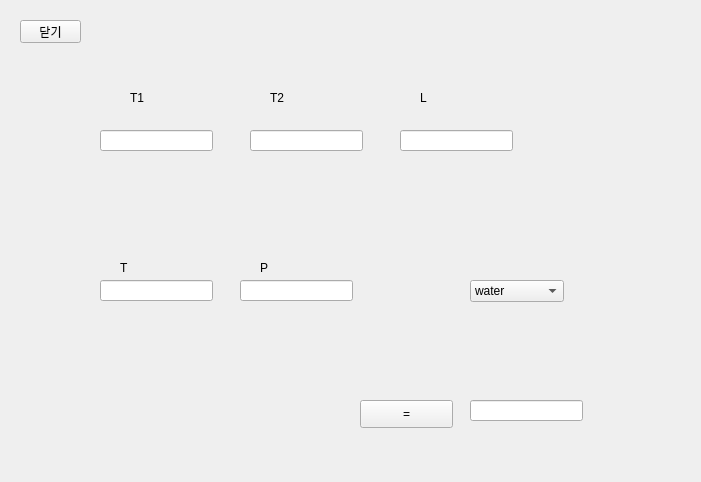
<?xml version="1.0" encoding="UTF-8"?>
<ui version="4.0">
 <class>Form</class>
 <widget class="QWidget" name="Form">
  <property name="geometry">
   <rect>
    <x>0</x>
    <y>0</y>
    <width>701</width>
    <height>482</height>
   </rect>
  </property>
  <property name="windowTitle">
   <string>Form</string>
  </property>
  <widget class="QLineEdit" name="T">
   <property name="geometry">
    <rect>
     <x>100</x>
     <y>280</y>
     <width>113</width>
     <height>21</height>
    </rect>
   </property>
  </widget>
  <widget class="QLineEdit" name="P">
   <property name="geometry">
    <rect>
     <x>240</x>
     <y>280</y>
     <width>113</width>
     <height>21</height>
    </rect>
   </property>
  </widget>
  <widget class="QPushButton" name="check">
   <property name="geometry">
    <rect>
     <x>360</x>
     <y>400</y>
     <width>93</width>
     <height>28</height>
    </rect>
   </property>
   <property name="text">
    <string>=</string>
   </property>
  </widget>
  <widget class="QLineEdit" name="Result">
   <property name="geometry">
    <rect>
     <x>470</x>
     <y>400</y>
     <width>113</width>
     <height>21</height>
    </rect>
   </property>
  </widget>
  <widget class="QLabel" name="label">
   <property name="geometry">
    <rect>
     <x>120</x>
     <y>260</y>
     <width>64</width>
     <height>15</height>
    </rect>
   </property>
   <property name="text">
    <string>T</string>
   </property>
  </widget>
  <widget class="QLabel" name="label_2">
   <property name="geometry">
    <rect>
     <x>260</x>
     <y>260</y>
     <width>64</width>
     <height>15</height>
    </rect>
   </property>
   <property name="text">
    <string>P</string>
   </property>
  </widget>
  <widget class="QLineEdit" name="T1">
   <property name="geometry">
    <rect>
     <x>100</x>
     <y>130</y>
     <width>113</width>
     <height>21</height>
    </rect>
   </property>
  </widget>
  <widget class="QLineEdit" name="T2">
   <property name="geometry">
    <rect>
     <x>250</x>
     <y>130</y>
     <width>113</width>
     <height>21</height>
    </rect>
   </property>
  </widget>
  <widget class="QLineEdit" name="L">
   <property name="geometry">
    <rect>
     <x>400</x>
     <y>130</y>
     <width>113</width>
     <height>21</height>
    </rect>
   </property>
  </widget>
  <widget class="QLabel" name="label_3">
   <property name="geometry">
    <rect>
     <x>130</x>
     <y>90</y>
     <width>64</width>
     <height>15</height>
    </rect>
   </property>
   <property name="text">
    <string>T1</string>
   </property>
  </widget>
  <widget class="QLabel" name="label_4">
   <property name="geometry">
    <rect>
     <x>270</x>
     <y>90</y>
     <width>64</width>
     <height>15</height>
    </rect>
   </property>
   <property name="text">
    <string>T2</string>
   </property>
  </widget>
  <widget class="QLabel" name="label_5">
   <property name="geometry">
    <rect>
     <x>420</x>
     <y>90</y>
     <width>64</width>
     <height>15</height>
    </rect>
   </property>
   <property name="text">
    <string>L</string>
   </property>
  </widget>
  <widget class="QComboBox" name="fluid_2">
   <property name="geometry">
    <rect>
     <x>470</x>
     <y>280</y>
     <width>94</width>
     <height>22</height>
    </rect>
   </property>
   <item>
    <property name="text">
     <string>water</string>
    </property>
   </item>
   <item>
    <property name="text">
     <string>air</string>
    </property>
   </item>
  </widget>
  <widget class="QPushButton" name="pushButton">
   <property name="geometry">
    <rect>
     <x>20</x>
     <y>20</y>
     <width>61</width>
     <height>23</height>
    </rect>
   </property>
   <property name="text">
    <string>닫기</string>
   </property>
  </widget>
 </widget>
 <resources/>
 <connections/>
</ui>
